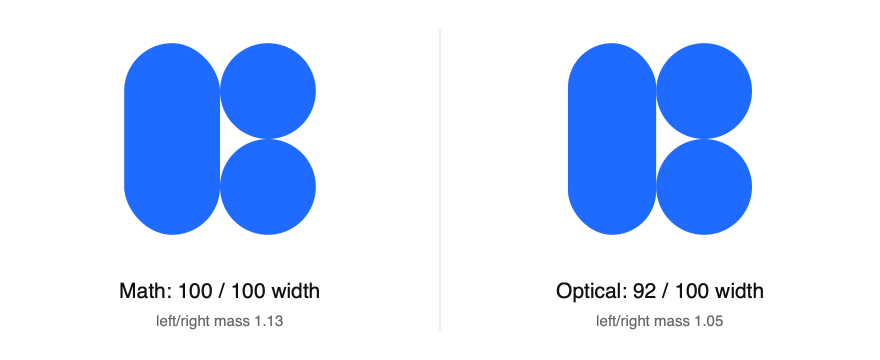
#> input picture examples/01-pill-mass.png, 1760 x 720 px (shown at 1/2 size)
$ python measure_balance.py ../../../examples/01-pill-mass.png
#> lines starting #> are read from the running program, lines starting #| are printed output that depends on the picture
#!/usr/bin/env python3
"""Measure the visual mass and centroid of an image (PNG/JPG or SVG).

Darkness is treated as visual weight: each pixel weighs (1 - luminance).
Transparent pixels weigh nothing.

Usage:
    python measure_balance.py design.png
    python measure_balance.py icon.svg --split 0.46 --blur blur.png
    python measure_balance.py design.png --json

Targets (guides, not laws):
    - left/right ratio ~0.95-1.05 for compositions meant to look symmetric
    - centroid x offset close to 0
    - centroid y slightly negative (above center) is fine and often desirable
"""

import argparse
import io
import json
import sys

import numpy as np
from PIL import Image, ImageFilter


def load_image(path: str, svg_width: int) -> Image.Image:
    if path.lower().endswith(".svg"):
        try:
            import cairosvg
        except ImportError:
            sys.exit("SVG input needs cairosvg: pip install cairosvg (or export a PNG first)")
        png = cairosvg.svg2png(url=path, output_width=svg_width)
        return Image.open(io.BytesIO(png))
    return Image.open(path)


def weight_map(img: Image.Image) -> np.ndarray:
    rgba = img.convert("RGBA")
    lum = np.asarray(rgba.convert("L"), dtype=float) / 255.0
    alpha = np.asarray(rgba, dtype=float)[:, :, 3] / 255.0
    return (1.0 - lum) * alpha


def split_index(value: float, size: int) -> int:
    # values <= 1 are fractions of the size, larger values are pixels
    idx = int(round(value * size)) if value <= 1 else int(round(value))
    return max(1, min(size - 1, idx))


def measure(ink: np.ndarray, split_x: float, split_y: float) -> dict:
    h, w = ink.shape
    total = ink.sum()
    if total == 0:
        sys.exit("Image has no visible mass (fully white or transparent).")
    ys, xs = np.mgrid[0:h, 0:w]
    cx = (xs * ink).sum() / total
    cy = (ys * ink).sum() / total
    sx, sy = split_index(split_x, w), split_index(split_y, h)
    left, right = ink[:, :sx].sum(), ink[:, sx:].sum()
    top, bottom = ink[:sy].sum(), ink[sy:].sum()
    return {
        "size": [w, h],
        "centroid_offset_px": [round(cx - w / 2, 2), round(cy - h / 2, 2)],
        "centroid_offset_pct": [round((cx - w / 2) / w * 100, 2), round((cy - h / 2) / h * 100, 2)],
        "split_px": [sx, sy],
        "left_right_ratio": round(left / right, 3) if right else None,
        "top_bottom_ratio": round(top / bottom, 3) if bottom else None,
    }


def verdict(r: dict, split_given: bool) -> list:
    notes = []
    lr = r["left_right_ratio"]
    ox, oy = r["centroid_offset_pct"]
    if lr is not None and not 0.95 <= lr <= 1.05:
        if split_given or abs(ox) > 2:
            notes.append(f"{'Left' if lr > 1 else 'Right'} side is heavier (ratio {lr}).")
        else:
            # A single asymmetric shape can be centered by its centroid and still have
            # uneven mass around the midline. That is distribution, not imbalance.
            notes.append(f"Mass is unevenly distributed around the midline (ratio {lr}), "
                         "but the centroid is centered. Fine for a single asymmetric shape.")
    if abs(ox) > 2:
        notes.append(f"Visual centroid sits {abs(ox):.1f}% {'right' if ox > 0 else 'left'} of center.")
    if oy > 2:
        notes.append(f"Visual centroid sits {oy:.1f}% below center; content may feel low.")
    return notes or ["Within balance targets. Still check the blurred image by eye."]


def main() -> None:
    p = argparse.ArgumentParser(description=__doc__, formatter_class=argparse.RawDescriptionHelpFormatter)
    p.add_argument("image", help="PNG/JPG/SVG file")
    p.add_argument("--split", type=float, default=0.5,
                   help="vertical split line for left/right mass: fraction (0-1) or px. Default 0.5")
    p.add_argument("--split-y", type=float, default=0.5,
                   help="horizontal split line for top/bottom mass: fraction (0-1) or px. Default 0.5")
    p.add_argument("--blur", metavar="OUT.png", help="save a blurred squint-test image")
    p.add_argument("--svg-width", type=int, default=800, help="render width for SVG input")
    p.add_argument("--json", action="store_true", help="print JSON only")
    a = p.parse_args()

    img = load_image(a.image, a.svg_width)
#> in load_image, returned value is the input picture: PIL image 1760x720 RGB; mean R, G, B 210.4, 224.8, 253
    r = measure(weight_map(img), a.split, a.split_y)
#> in weight_map, `lum = np.asarray(rgba.convert("L"), dtype=float) / 255.0`:
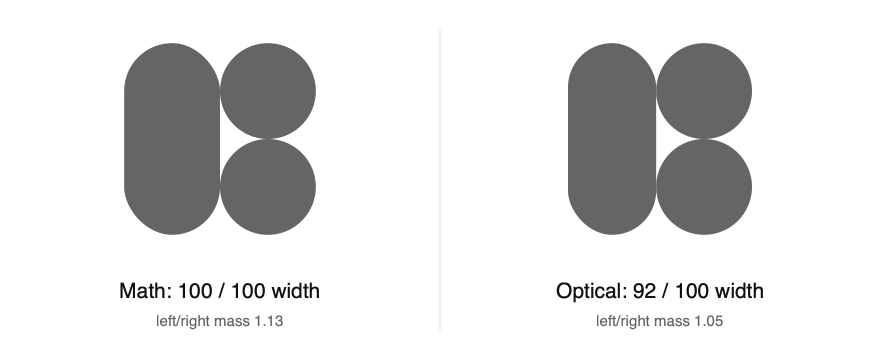
#> lum: shape (720, 1760) float64 (shown at 1/2 size); min 0.0667, max 1, mean 0.877
#> in weight_map, `alpha = np.asarray(rgba, dtype=float)[:, :, 3] / 255.0`: alpha: shape (720, 1760) float64; every value is 1
#> in weight_map, `return (1.0 - lum) * alpha`:
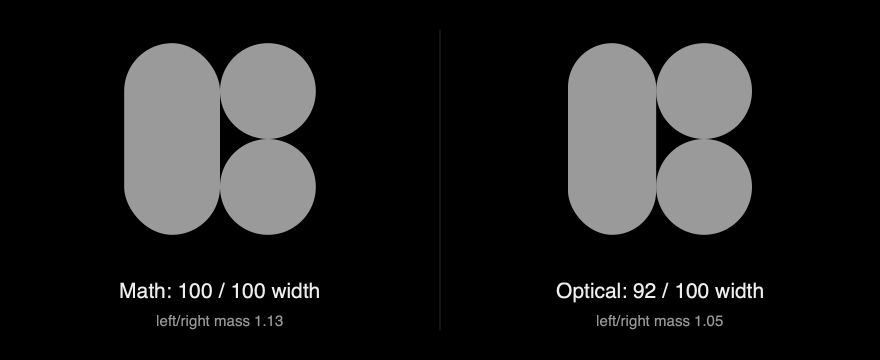
#> returned value: shape (720, 1760) float64 (shown at 1/2 size); min 0, max 0.933, mean 0.123
#> in measure, `h, w = ink.shape`: h = 720; w = 1760
#> in measure, `total = ink.sum()`: total = 155690.8
#> in measure, `ys, xs = np.mgrid[0:h, 0:w]`:
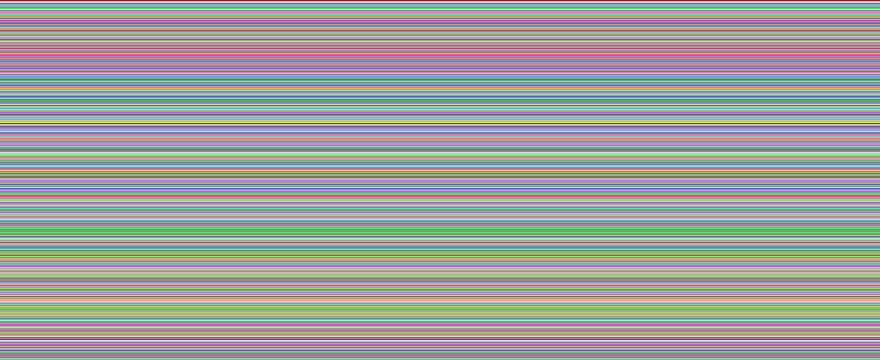
#> ys: shape (720, 1760) int64 (shown at 1/2 size); 720 distinct labels, from 0 to 719; one colour per label, 0 black
#> in measure, `ys, xs = np.mgrid[0:h, 0:w]`:
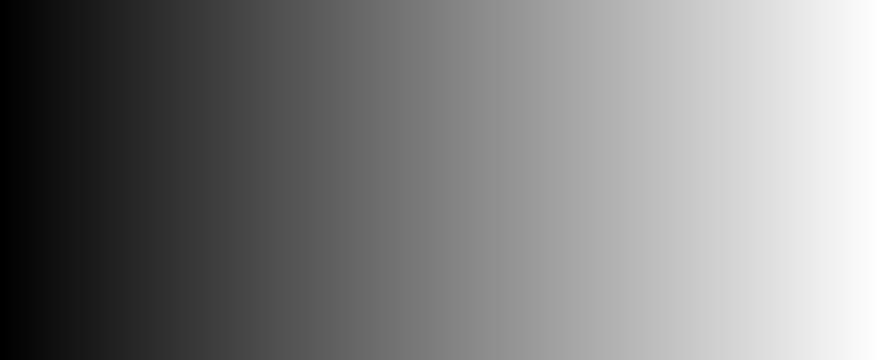
#> xs: shape (720, 1760) int64 (shown at 1/2 size); min 0, max 1759, mean 879.5; drawn with min black and max white
#> in measure, `cx = (xs * ink).sum() / total`: cx = 866.6
#> in measure, `cy = (ys * ink).sum() / total`: cy = 297.8
#> in split_index, `idx = int(round(value * size)) if value <= 1 else int(round(value))`: idx = 880
#> in measure, `sx, sy = split_index(split_x, w), split_index(split_y, h)`: sy = 360
#> in measure, `left, right = ink[:, :sx].sum(), ink[:, sx:].sum()`: left = 79100.1; right = 76590.6
#> in measure, `top, bottom = ink[:sy].sum(), ink[sy:].sum()`: top = 105354.9; bottom = 50335.9
#> r = {'size': [1760, 720], 'centroid_offset_px': [-13.38, -62.21], 'centroid_offset_pct': [-0.76, -8.64], 'split_px': [880, 360], 'left_right_ratio': 1.03, 'top_bottom_ratio': 2.09}
    split_given = any(arg.startswith("--split") and not arg.startswith("--split-y") for arg in sys.argv[1:])
    r["notes"] = verdict(r, split_given)
#> in verdict, `lr = r["left_right_ratio"]`: lr = 1.03
#> in verdict, `ox, oy = r["centroid_offset_pct"]`: ox = -0.76; oy = -8.64

    if a.blur:
        flat = Image.new("RGB", img.size, "white")
        flat.paste(img.convert("RGBA"), mask=img.convert("RGBA").split()[3])
        flat.filter(ImageFilter.GaussianBlur(max(img.size) / 40)).save(a.blur)
        r["blur_image"] = a.blur

    if a.json:
        print(json.dumps(r, indent=2))
        return
    print(f"size:               {r['size'][0]}x{r['size'][1]}")
#| size:               1760x720
    print(f"centroid offset:    x {r['centroid_offset_px'][0]:+.1f}px ({r['centroid_offset_pct'][0]:+.1f}%), "
          f"y {r['centroid_offset_px'][1]:+.1f}px ({r['centroid_offset_pct'][1]:+.1f}%)")
#| centroid offset:    x -13.4px (-0.8%), y -62.2px (-8.6%)
    print(f"left/right mass:    {r['left_right_ratio']}  (split at x={r['split_px'][0]})")
#| left/right mass:    1.033  (split at x=880)
    print(f"top/bottom mass:    {r['top_bottom_ratio']}  (split at y={r['split_px'][1]})")
#| top/bottom mass:    2.093  (split at y=360)
    for n in r["notes"]:
        print(f"-> {n}")
#> this loop made 1 pass
#| -> Within balance targets. Still check the blurred image by eye.
    if a.blur:
        print(f"blurred image:      {a.blur}")


if __name__ == "__main__":
    main()

$ run again, on examples/03-square-circle.png
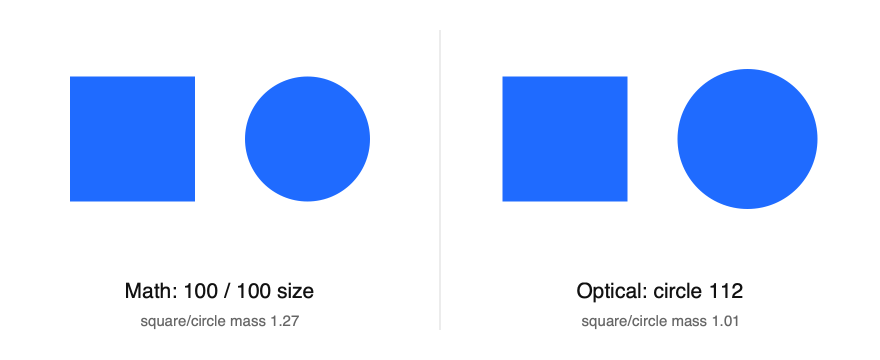
#> input picture examples/03-square-circle.png, 1760 x 720 px (shown at 1/2 size)
#> in load_image, returned value is the input picture: PIL image 1760x720 RGB; mean R, G, B 211.5, 225.6, 253.1
#> in weight_map, `lum = np.asarray(rgba.convert("L"), dtype=float) / 255.0`:
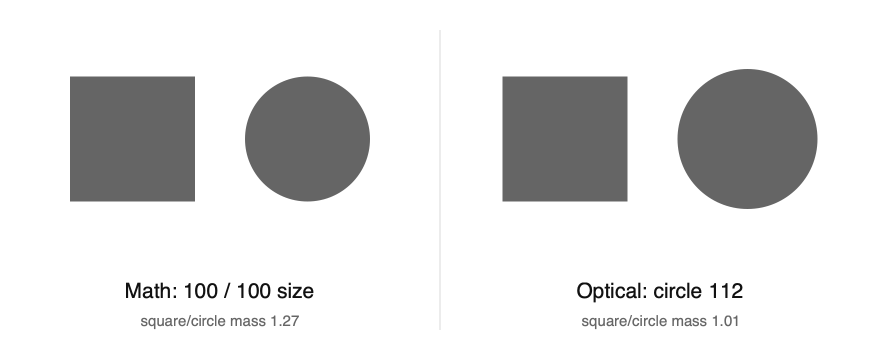
#> lum: shape (720, 1760) float64 (shown at 1/2 size); min 0.0667, max 1, mean 0.88
#> alpha: shape (720, 1760) float64; every value is 1
#> in weight_map, `return (1.0 - lum) * alpha`:
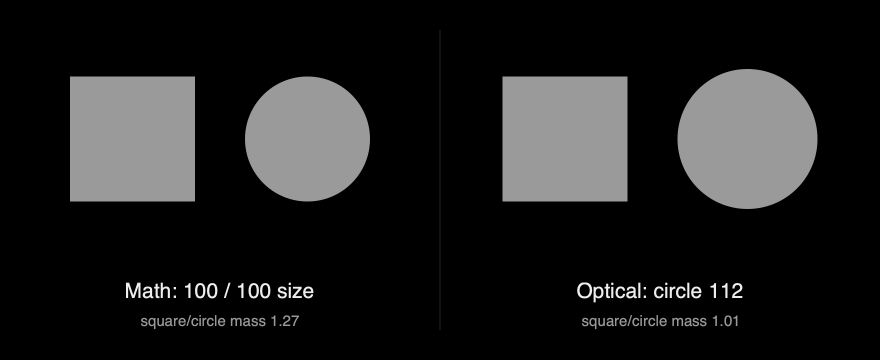
#> returned value: shape (720, 1760) float64 (shown at 1/2 size); min 0, max 0.933, mean 0.12
#> h = 720; w = 1760
#> total = 151637.9
#> ys: shape (720, 1760) int64; 720 distinct labels, from 0 to 719
#> cx = 885.9
#> cy = 297
#> idx = 880
#> sy = 360
#> left = 72254.7; right = 79383.2
#> top = 120457.6; bottom = 31180.4
#> r = {'size': [1760, 720], 'centroid_offset_px': [5.92, -62.97], 'centroid_offset_pct': [0.34, -8.75], 'split_px': [880, 360], 'left_right_ratio': 0.91, 'top_bottom_ratio': 3.86}
#> lr = 0.91
#> ox = 0.34; oy = -8.75
#| size:               1760x720
#| centroid offset:    x +5.9px (+0.3%), y -63.0px (-8.8%)
#| left/right mass:    0.91  (split at x=880)
#| top/bottom mass:    3.863  (split at y=360)
#> the loop in main, `for n in r["notes"]:` made 1 pass
#| -> Mass is unevenly distributed around the midline (ratio 0.91), but the centroid is centered. Fine for a single asymmetric shape.

$ run again, on examples/04-overshoot.png
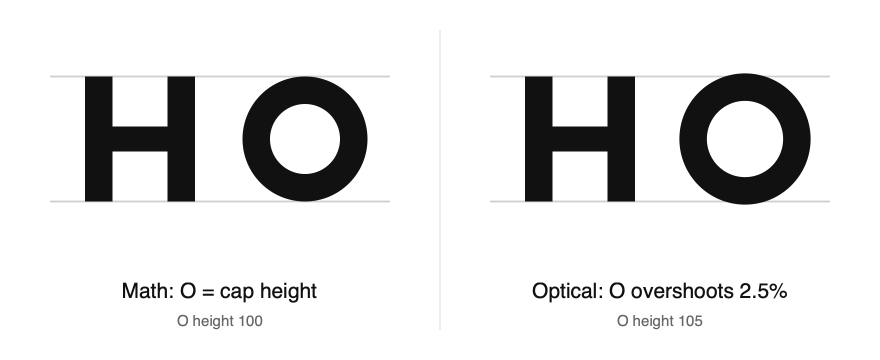
#> input picture examples/04-overshoot.png, 1760 x 720 px (shown at 1/2 size)
#> in load_image, returned value is the input picture: PIL image 1760x720 RGB; min 17, max 255, mean 227.2
#> alpha: shape (720, 1760) float64; every value is 1
#> in weight_map, `return (1.0 - lum) * alpha`:
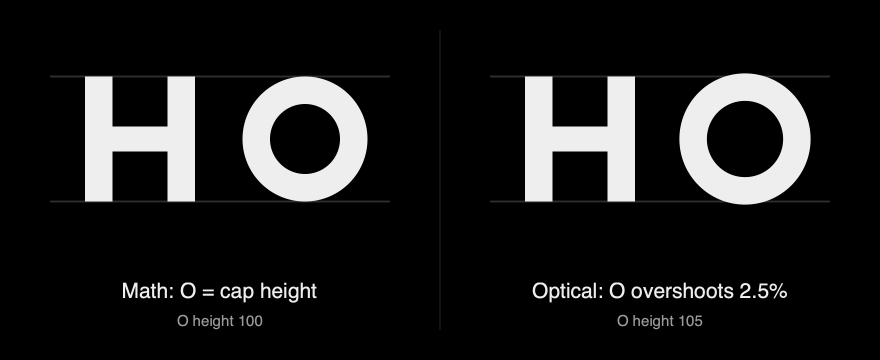
#> returned value: shape (720, 1760) float64 (shown at 1/2 size); min 0, max 0.933, mean 0.109
#> h = 720; w = 1760
#> total = 138312.5
#> ys: shape (720, 1760) int64; 720 distinct labels, from 0 to 719
#> cx = 897.4
#> cy = 300.4
#> idx = 880
#> sy = 360
#> left = 67647.2; right = 70665.2
#> top = 106744.6; bottom = 31567.9
#> r = {'size': [1760, 720], 'centroid_offset_px': [17.4, -59.56], 'centroid_offset_pct': [0.99, -8.27], 'split_px': [880, 360], 'left_right_ratio': 0.957, 'top_bottom_ratio': 3.38}
#> lr = 0.957
#> ox = 0.99; oy = -8.27
#| size:               1760x720
#| centroid offset:    x +17.4px (+1.0%), y -59.6px (-8.3%)
#| left/right mass:    0.957  (split at x=880)
#| top/bottom mass:    3.381  (split at y=360)
#> the loop in main, `for n in r["notes"]:` made 1 pass
#| -> Within balance targets. Still check the blurred image by eye.
